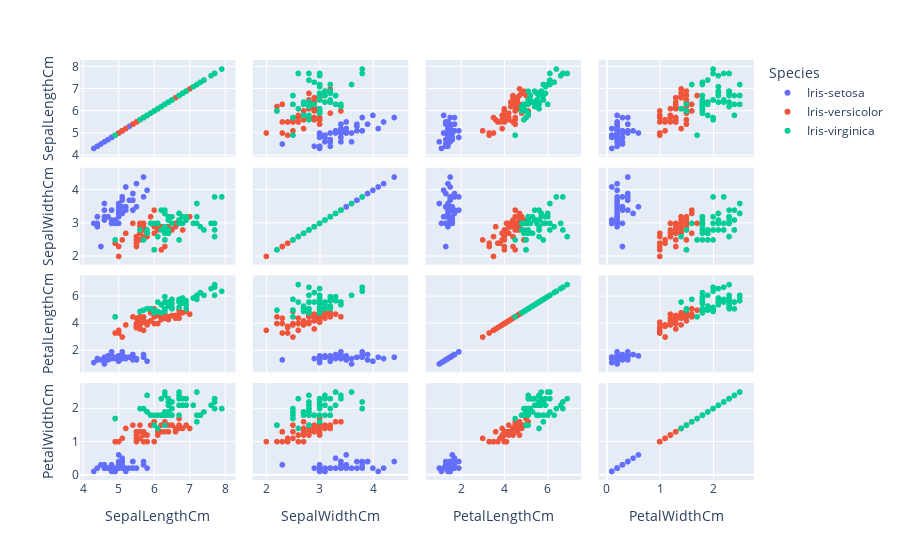

Notebook code for this chart:
### Markdown cell above
##### 3. Create the joint to all numberical variable for analyze the relationship between two variables and describe their individual distributions on the same plot.

### Code cell
fig = px.scatter_matrix(df,
    dimensions=["SepalLengthCm", "SepalWidthCm", "PetalLengthCm", "PetalWidthCm"],
    color="Species")
fig.show()

### Figure 1 — Plotly figure (JSON) as saved in the notebook; plotly's stock layout.template omitted (floating-point values rounded to 4 significant figures)
{"data": [{"dimensions": [{"axis": {"matches": true}, "label": "SepalLengthCm", "values": [5.1, 4.9, 4.7, 4.6, 5, 5.4, 4.6, 5, 4.4, 4.9, 5.4, 4.8, 4.8, 4.3, 5.8, 5.7, 5.4, 5.1, 5.7, 5.1, 5.4, 5.1, 4.6, 5.1, 4.8, 5, 5, 5.2, 5.2, 4.7, 4.8, 5.4, 5.2, 5.5, 4.9, 5, 5.5, 4.9, 4.4, 5.1, 5, 4.5, 4.4, 5, 5.1, 4.8, 5.1, 4.6, 5.3, 5]}, {"axis": {"matches": true}, "label": "SepalWidthCm", "values": [3.5, 3, 3.2, 3.1, 3.6, 3.9, 3.4, 3.4, 2.9, 3.1, 3.7, 3.4, 3, 3, 4, 4.4, 3.9, 3.5, 3.8, 3.8, 3.4, 3.7, 3.6, 3.3, 3.4, 3, 3.4, 3.5, 3.4, 3.2, 3.1, 3.4, 4.1, 4.2, 3.1, 3.2, 3.5, 3.1, 3, 3.4, 3.5, 2.3, 3.2, 3.5, 3.8, 3, 3.8, 3.2, 3.7, 3.3]}, {"axis": {"matches": true}, "label": "PetalLengthCm", "values": [1.4, 1.4, 1.3, 1.5, 1.4, 1.7, 1.4, 1.5, 1.4, 1.5, 1.5, 1.6, 1.4, 1.1, 1.2, 1.5, 1.3, 1.4, 1.7, 1.5, 1.7, 1.5, 1, 1.7, 1.9, 1.6, 1.6, 1.5, 1.4, 1.6, 1.6, 1.5, 1.5, 1.4, 1.5, 1.2, 1.3, 1.5, 1.3, 1.5, 1.3, 1.3, 1.3, 1.6, 1.9, 1.4, 1.6, 1.4, 1.5, 1.4]}, {"axis": {"matches": true}, "label": "PetalWidthCm", "values": [0.2, 0.2, 0.2, 0.2, 0.2, 0.4, 0.3, 0.2, 0.2, 0.1, 0.2, 0.2, 0.1, 0.1, 0.2, 0.4, 0.4, 0.3, 0.3, 0.3, 0.2, 0.4, 0.2, 0.5, 0.2, 0.2, 0.4, 0.2, 0.2, 0.2, 0.2, 0.4, 0.1, 0.2, 0.1, 0.2, 0.2, 0.1, 0.2, 0.2, 0.3, 0.3, 0.2, 0.6, 0.4, 0.3, 0.2, 0.2, 0.2, 0.2]}], "hovertemplate": "Species=Iris-setosa<br>%{xaxis.title.text}=%{x}<br>%{yaxis.title.text}=%{y}<extra></extra>", "legendgroup": "Iris-setosa", "marker": {"color": "#636efa", "symbol": "circle"}, "name": "Iris-setosa", "showlegend": true, "type": "splom"}, {"dimensions": [{"axis": {"matches": true}, "label": "SepalLengthCm", "values": [7, 6.4, 6.9, 5.5, 6.5, 5.7, 6.3, 4.9, 6.6, 5.2, 5, 5.9, 6, 6.1, 5.6, 6.7, 5.6, 5.8, 6.2, 5.6, 5.9, 6.1, 6.3, 6.1, 6.4, 6.6, 6.8, 6.7, 6, 5.7, 5.5, 5.5, 5.8, 6, 5.4, 6, 6.7, 6.3, 5.6, 5.5, 5.5, 6.1, 5.8, 5, 5.6, 5.7, 5.7, 6.2, 5.1, 5.7]}, {"axis": {"matches": true}, "label": "SepalWidthCm", "values": [3.2, 3.2, 3.1, 2.3, 2.8, 2.8, 3.3, 2.4, 2.9, 2.7, 2, 3, 2.2, 2.9, 2.9, 3.1, 3, 2.7, 2.2, 2.5, 3.2, 2.8, 2.5, 2.8, 2.9, 3, 2.8, 3, 2.9, 2.6, 2.4, 2.4, 2.7, 2.7, 3, 3.4, 3.1, 2.3, 3, 2.5, 2.6, 3, 2.6, 2.3, 2.7, 3, 2.9, 2.9, 2.5, 2.8]}, {"axis": {"matches": true}, "label": "PetalLengthCm", "values": [4.7, 4.5, 4.9, 4, 4.6, 4.5, 4.7, 3.3, 4.6, 3.9, 3.5, 4.2, 4, 4.7, 3.6, 4.4, 4.5, 4.1, 4.5, 3.9, 4.8, 4, 4.9, 4.7, 4.3, 4.4, 4.8, 5, 4.5, 3.5, 3.8, 3.7, 3.9, 5.1, 4.5, 4.5, 4.7, 4.4, 4.1, 4, 4.4, 4.6, 4, 3.3, 4.2, 4.2, 4.2, 4.3, 3, 4.1]}, {"axis": {"matches": true}, "label": "PetalWidthCm", "values": [1.4, 1.5, 1.5, 1.3, 1.5, 1.3, 1.6, 1, 1.3, 1.4, 1, 1.5, 1, 1.4, 1.3, 1.4, 1.5, 1, 1.5, 1.1, 1.8, 1.3, 1.5, 1.2, 1.3, 1.4, 1.4, 1.7, 1.5, 1, 1.1, 1, 1.2, 1.6, 1.5, 1.6, 1.5, 1.3, 1.3, 1.3, 1.2, 1.4, 1.2, 1, 1.3, 1.2, 1.3, 1.3, 1.1, 1.3]}], "hovertemplate": "Species=Iris-versicolor<br>%{xaxis.title.text}=%{x}<br>%{yaxis.title.text}=%{y}<extra></extra>", "legendgroup": "Iris-versicolor", "marker": {"color": "#EF553B", "symbol": "circle"}, "name": "Iris-versicolor", "showlegend": true, "type": "splom"}, {"dimensions": [{"axis": {"matches": true}, "label": "SepalLengthCm", "values": [6.3, 5.8, 7.1, 6.3, 6.5, 7.6, 4.9, 7.3, 6.7, 7.2, 6.5, 6.4, 6.8, 5.7, 5.8, 6.4, 6.5, 7.7, 7.7, 6, 6.9, 5.6, 7.7, 6.3, 6.7, 7.2, 6.2, 6.1, 6.4, 7.2, 7.4, 7.9, 6.4, 6.3, 6.1, 7.7, 6.3, 6.4, 6, 6.9, 6.7, 6.9, 5.8, 6.8, 6.7, 6.7, 6.3, 6.5, 6.2, 5.9]}, {"axis": {"matches": true}, "label": "SepalWidthCm", "values": [3.3, 2.7, 3, 2.9, 3, 3, 2.5, 2.9, 2.5, 3.6, 3.2, 2.7, 3, 2.5, 2.8, 3.2, 3, 3.8, 2.6, 2.2, 3.2, 2.8, 2.8, 2.7, 3.3, 3.2, 2.8, 3, 2.8, 3, 2.8, 3.8, 2.8, 2.8, 2.6, 3, 3.4, 3.1, 3, 3.1, 3.1, 3.1, 2.7, 3.2, 3.3, 3, 2.5, 3, 3.4, 3]}, {"axis": {"matches": true}, "label": "PetalLengthCm", "values": [6, 5.1, 5.9, 5.6, 5.8, 6.6, 4.5, 6.3, 5.8, 6.1, 5.1, 5.3, 5.5, 5, 5.1, 5.3, 5.5, 6.7, 6.9, 5, 5.7, 4.9, 6.7, 4.9, 5.7, 6, 4.8, 4.9, 5.6, 5.8, 6.1, 6.4, 5.6, 5.1, 5.6, 6.1, 5.6, 5.5, 4.8, 5.4, 5.6, 5.1, 5.1, 5.9, 5.7, 5.2, 5, 5.2, 5.4, 5.1]}, {"axis": {"matches": true}, "label": "PetalWidthCm", "values": [2.5, 1.9, 2.1, 1.8, 2.2, 2.1, 1.7, 1.8, 1.8, 2.5, 2, 1.9, 2.1, 2, 2.4, 2.3, 1.8, 2.2, 2.3, 1.5, 2.3, 2, 2, 1.8, 2.1, 1.8, 1.8, 1.8, 2.1, 1.6, 1.9, 2, 2.2, 1.5, 1.4, 2.3, 2.4, 1.8, 1.8, 2.1, 2.4, 2.3, 1.9, 2.3, 2.5, 2.3, 1.9, 2, 2.3, 1.8]}], "hovertemplate": "Species=Iris-virginica<br>%{xaxis.title.text}=%{x}<br>%{yaxis.title.text}=%{y}<extra></extra>", "legendgroup": "Iris-virginica", "marker": {"color": "#00cc96", "symbol": "circle"}, "name": "Iris-virginica", "showlegend": true, "type": "splom"}], "layout": {"dragmode": "select", "legend": {"title": {"text": "Species"}, "tracegroupgap": 0}, "margin": {"t": 60}}}
